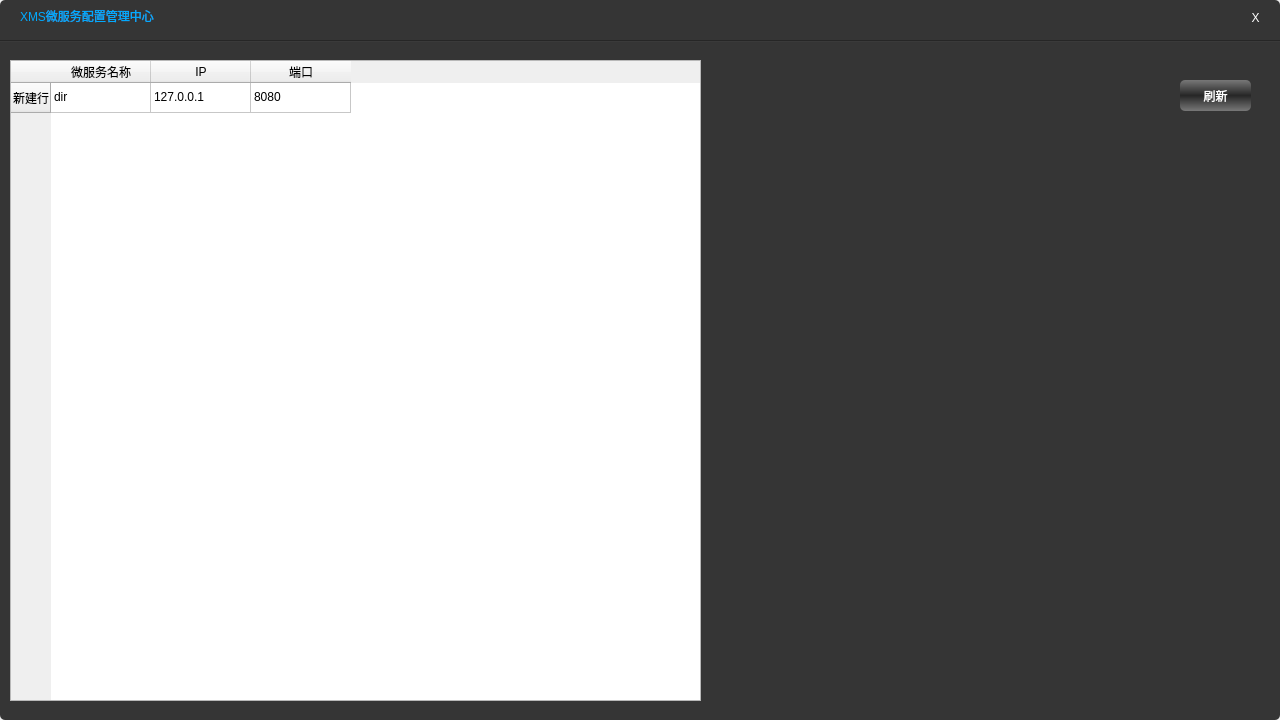
<?xml version="1.0" encoding="UTF-8"?>
<ui version="4.0">
 <class>ConfigGuiClass</class>
 <widget class="QWidget" name="ConfigGuiClass">
  <property name="geometry">
   <rect>
    <x>0</x>
    <y>0</y>
    <width>1280</width>
    <height>720</height>
   </rect>
  </property>
  <property name="windowTitle">
   <string>ConfigGui</string>
  </property>
  <property name="styleSheet">
   <string notr="true">QPushButton:!hover
{ 
background-color: qlineargradient(spread:pad, x1:0, y1:0, x2:0, y2:1, stop:0 rgba(120, 120, 120, 255), stop:0.495 rgba(39, 39, 39, 255), stop:0.505 rgba(39,39, 39, 255), stop:1 rgba(120, 120,120, 255));
border: none;
border-radius:5px;
color: rgb(255, 255, 255);
font: 75 12pt &quot;黑体&quot;;
}
QPushButton:hover
{ 
	background-color: qlineargradient(spread:pad, x1:0, y1:0, x2:0, y2:1, stop:0 rgba(39, 39, 39, 255), stop:0.495 rgba(120, 120, 120, 255), stop:0.505 rgba(120,120, 120, 255), stop:1 rgba(39, 39,39, 255));
 border: none;
border-radius:5px;
color: rgb(255, 255, 255);
font: 75 12pt &quot;黑体&quot;;
}

QLabel
{
color: rgb(255, 255, 255);
font: 75 10pt &quot;黑体&quot;;
}

#back
{
border-radius:5px;
background-color: rgb(53, 53, 53);
}

#closeButton{
font: 150 14pt &quot;等线&quot;;
color: rgb(255, 255, 255);
background-color: rgb(53, 53, 53);
}

#title
{
color: rgb(0, 170, 255);
font: 75 12pt &quot;黑体&quot;;
}
#line
{
background-color: qlineargradient(spread:pad, x1:0, y1:0, x2:0, y2:1, stop:0 rgba(28, 28,28, 255), stop:1 rgba(68, 68, 68, 255));
}
</string>
  </property>
  <widget class="QWidget" name="back" native="true">
   <property name="geometry">
    <rect>
     <x>0</x>
     <y>0</y>
     <width>1280</width>
     <height>720</height>
    </rect>
   </property>
   <widget class="QLabel" name="title">
    <property name="geometry">
     <rect>
      <x>20</x>
      <y>0</y>
      <width>691</width>
      <height>31</height>
     </rect>
    </property>
    <property name="text">
     <string>XMS微服务配置管理中心</string>
    </property>
   </widget>
   <widget class="QPushButton" name="closeButton">
    <property name="geometry">
     <rect>
      <x>1240</x>
      <y>10</y>
      <width>31</width>
      <height>16</height>
     </rect>
    </property>
    <property name="text">
     <string>X</string>
    </property>
   </widget>
   <widget class="QWidget" name="line" native="true">
    <property name="geometry">
     <rect>
      <x>0</x>
      <y>40</y>
      <width>1280</width>
      <height>2</height>
     </rect>
    </property>
   </widget>
   <widget class="QTableWidget" name="tableWidget">
    <property name="geometry">
     <rect>
      <x>10</x>
      <y>60</y>
      <width>691</width>
      <height>641</height>
     </rect>
    </property>
    <property name="editTriggers">
     <set>QAbstractItemView::NoEditTriggers</set>
    </property>
    <property name="selectionMode">
     <enum>QAbstractItemView::SingleSelection</enum>
    </property>
    <property name="selectionBehavior">
     <enum>QAbstractItemView::SelectRows</enum>
    </property>
    <row>
     <property name="text">
      <string>新建行</string>
     </property>
    </row>
    <column>
     <property name="text">
      <string>微服务名称</string>
     </property>
    </column>
    <column>
     <property name="text">
      <string>IP</string>
     </property>
    </column>
    <column>
     <property name="text">
      <string>端口</string>
     </property>
    </column>
    <item row="0" column="0">
     <property name="text">
      <string>dir</string>
     </property>
    </item>
    <item row="0" column="1">
     <property name="text">
      <string>127.0.0.1</string>
     </property>
    </item>
    <item row="0" column="2">
     <property name="text">
      <string>8080</string>
     </property>
    </item>
   </widget>
   <widget class="QPushButton" name="refreshButton">
    <property name="geometry">
     <rect>
      <x>1180</x>
      <y>80</y>
      <width>71</width>
      <height>31</height>
     </rect>
    </property>
    <property name="text">
     <string>刷新</string>
    </property>
   </widget>
  </widget>
 </widget>
 <layoutdefault spacing="6" margin="11"/>
 <resources>
  <include location="config_gui.qrc"/>
 </resources>
 <connections>
  <connection>
   <sender>closeButton</sender>
   <signal>clicked()</signal>
   <receiver>ConfigGuiClass</receiver>
   <slot>close()</slot>
   <hints>
    <hint type="sourcelabel">
     <x>721</x>
     <y>21</y>
    </hint>
    <hint type="destinationlabel">
     <x>818</x>
     <y>183</y>
    </hint>
   </hints>
  </connection>
 </connections>
</ui>
